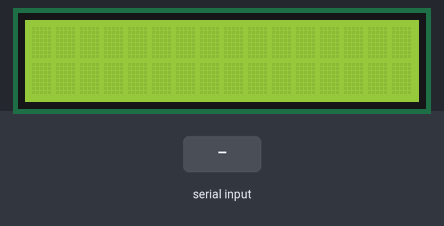
This sketch was run on a simulated Arduino Uno, built with avr-gcc and run on an emulated ATmega328P. Parts: 16×2 character LCD. Inputs (shaded band) come from the test bench.

Above: at 1.2 s.
1.3 s: "f" received over Serial
At 3.5 s:
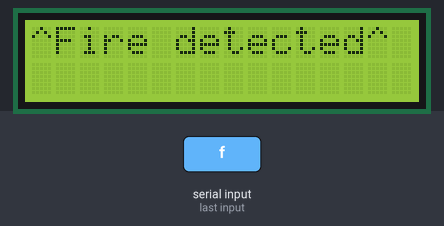
3.8 s: "s" received over Serial
At 4.7 s:
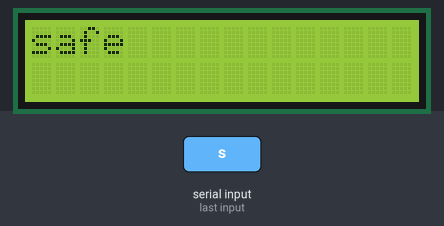
Timing chart, 0 to 6.8 s (numbered marks = the images above; inputs shaded):
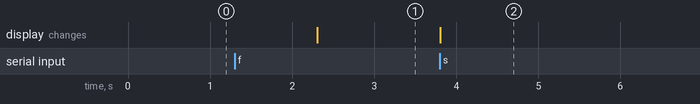

Measured:
- after the input at 1.3 s, the display: changes after 1.0 s (image 1)
- after the input at 3.8 s, the display: changes at once (image 2)

The sketch:

fire.ino
```cpp
//include libraries
#include <LiquidCrystal.h>
//define lcd_pins
#define rs 7
#define en 6
#define D4 5
#define D5 4
#define D6 3
#define D7 2
// define serial output
int d=0;
//setup lcd pins
LiquidCrystal lcd (rs,en,D4,D5,D6,D7);

void setup() {
  // put your setup code here, to run once:

lcd.begin(16,2);
Serial.begin(9600);

}

void loop() {
  // put your main code here, to run repeatedly:
  //if arduino recived 'f' from pc print fire detected on lcd //
 d=Serial.read();
 if(d=='f'){
   lcd.clear();
   delay(1000);
   lcd.print("^Fire detected^");
   delay(1000);
  // blink text every 1second
 }
 //if no fire detected print safe
else if (d=='s'){
  lcd.clear();
  lcd.print("safe");
}
}
```
